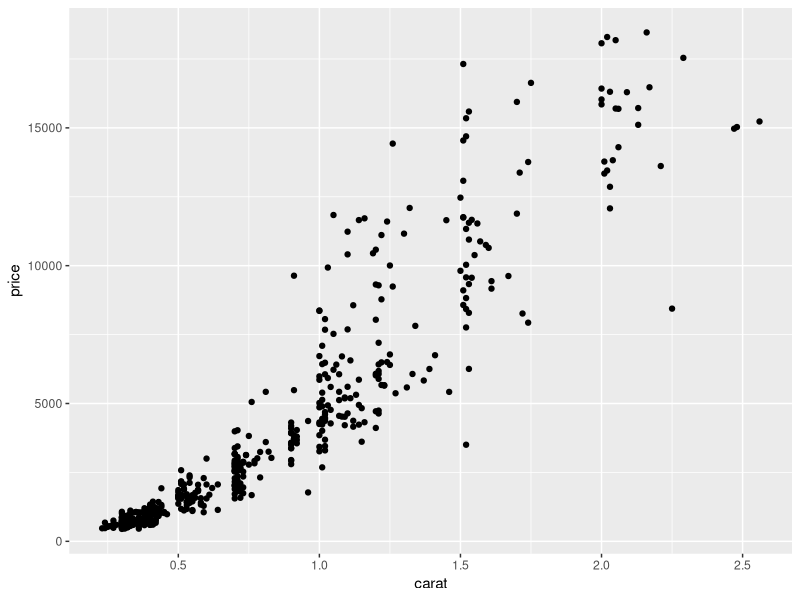
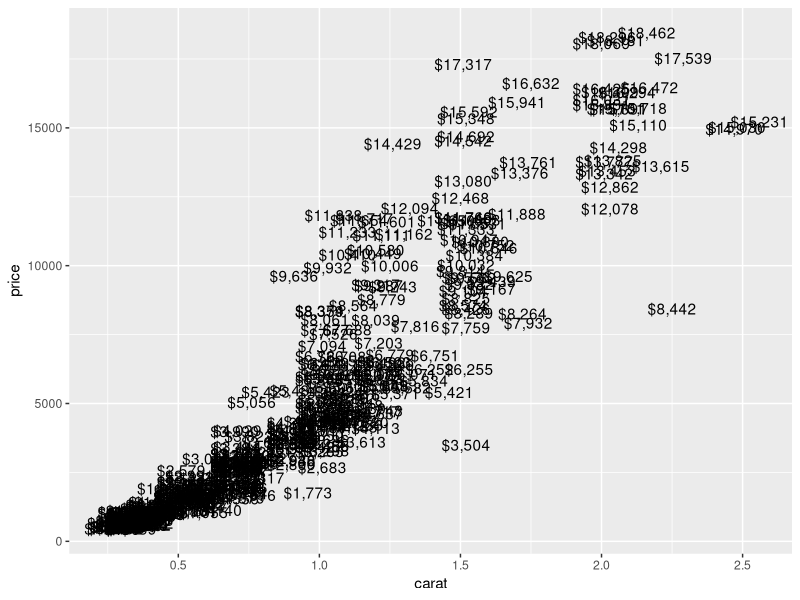
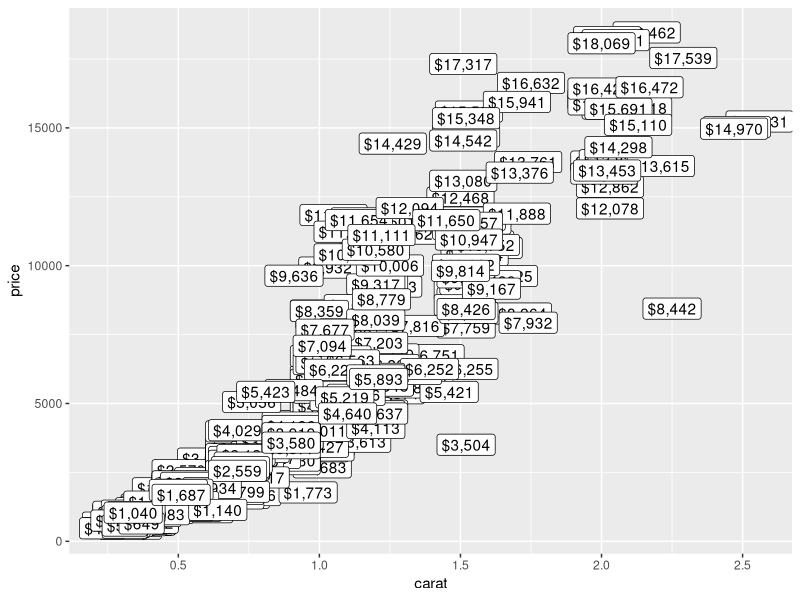
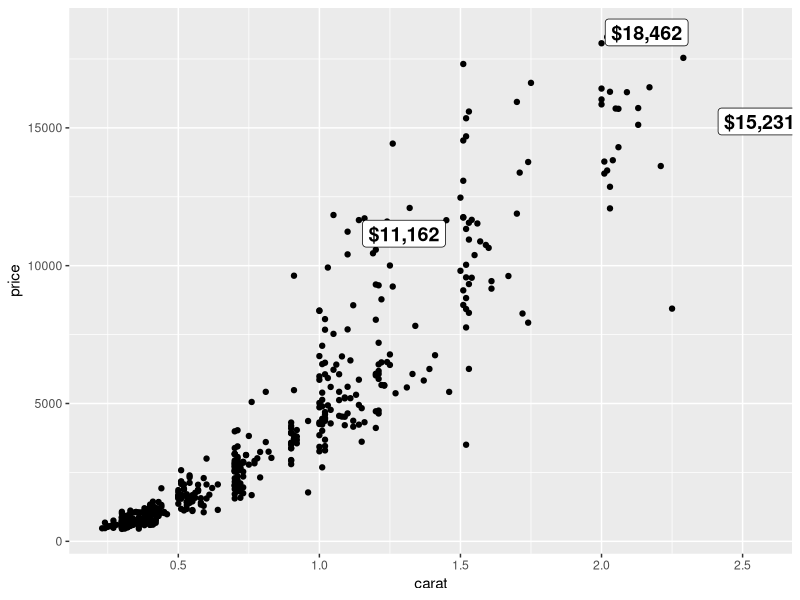

These figures' R source, in order: (Note: this script raises an error after producing the figures.)

# Anova Accel2R - Clinical R Training -----------------------------------

# Title: Plot Annotations

# Packages & Functions on Display:
# - {ggplot2   3.3.1}: ggplot(), aes(), labs(), lims(), guides(), theme(),
#                     scale_*(), annotate(), geom_text(), geom_label(), ggsave()
# - {scales    1.1.1}: label_*(), breaks_*()


# Setup -------------------------------------------------------------------

# Load Packages
library(tidyverse)
library(scales)


# Load Vignette for Reference
vignette("ggplot2-specs", package = "ggplot2")


# Plot Data ---------------------------------------------------------------

data_plots <-
  diamonds %>%
  slice_sample(n = 500) %>%
  mutate(carat_group = floor(carat))

data_plots %>% glimpse()


# Text Annotations --------------------------------------------------------

ggplot(data_plots, aes(x = carat, y = price)) +
  geom_point()

ggplot(data_plots, aes(x = carat, y = price, label = scales::dollar(price))) +
  geom_text()

ggplot(data_plots, aes(x = carat, y = price, label = scales::dollar(price))) +
  geom_label()

ggplot(data_plots, aes(x = carat, y = price, label = scales::dollar(price))) +
  geom_point() +
  geom_label(data = data_plots[1:3, ], size = 5, fontface = "bold")


# Data as Labels
data_summary <-
  data_plots %>%
  tabyl(cut) %>%
  adorn_pct_formatting() %>%
  print()

ggplot(data_summary, aes(y = cut, x = n, label = percent)) +
  geom_col() +
  geom_text(size = 10)


# Adjust Label Placement
ggplot(data_summary, aes(y = cut, x = n, label = percent)) +
  geom_col() +
  geom_text(size = 10, hjust = -0.25)

ggplot(data_summary, aes(y = cut, x = n, label = percent)) +
  geom_col() +
  geom_text(size = 10, nudge_x = 10)


# Label / Text
ggplot(data_summary, aes(y = cut, x = n, label = percent)) +
  geom_col() +
  geom_label(size = 10, hjust = -0.05)


# Documentation
help(geom_text,  package = "ggplot2")
help(geom_label, package = "ggplot2")


# Fixed Annotations -------------------------------------------------------

ggplot(data_plots, aes(x = carat, y = price)) +
  geom_point(alpha = 0.25) +
  annotate(geom = "point",   x = 1.5, y = 3000, size = 5, color = "red")


ggplot(data_plots, aes(x = carat, y = price)) +
  geom_point(alpha = 0.25) +
  annotate(geom = "point",   x = 1.5, y = 3000, size = 5, color = "red") +
  annotate(geom = "segment", x = 2.0, xend = 1.55, y = 3000, yend = 3000, arrow = arrow())


ggplot(data_plots, aes(x = carat, y = price)) +
  geom_point(alpha = 0.25) +
  annotate(geom = "point",   x = 1.5, y = 3000, size = 5, color = "red") +
  annotate(geom = "segment", x = 2.0, xend = 1.55, y = 3000, yend = 3000, arrow = arrow()) +
  annotate(geom = "text",    x = 2.0, y = 3000, label = "Reference Point")

ggplot(data_plots, aes(x = carat, y = price)) +
  geom_point(alpha = 0.25) +
  annotate(geom = "point",   x = 1.5, y = 3000, size = 5, color = "red") +
  annotate(geom = "segment", x = 2.0, xend = 1.55, y = 3000, yend = 3000, arrow = arrow()) +
  annotate(geom = "text",    x = 2.0, y = 3000, label = "Reference Point", hjust = 0, vjust = 0)

ggplot(data_plots, aes(x = carat, y = price)) +
  geom_point(alpha = 0.25) +
  annotate(geom = "point",   x = 1.5, y = 3000, size = 5, color = "red") +
  annotate(geom = "segment", x = 2.0, xend = 1.55, y = 3000, yend = 3000, arrow = arrow()) +
  annotate(geom = "text",    x = 2.0, y = 3000, label = "Reference Point", hjust = 0, vjust = 1)


ggplot(data_plots, aes(x = carat, y = price)) +
  geom_point(alpha = 0.25) +
  annotate(geom = "rect",
           xmin = 2, xmax = 3, ymin = 14000, ymax = 16000,
           fill = "orange", color = "black") +
  annotate(geom = "label",
           x = 2.5, y = 15000,
           label = "Math: italic(abc) ^ 2 + bold(def)", parse = TRUE)


# Documentation
help(annotate, package = "ggplot2")


# Plot Themes -------------------------------------------------------------

plot_base <-
  ggplot(data_plots, aes(x = carat, y = price, color = cut)) +
  geom_point() +
  labs(title = "Diamonds", color = "Cut Class")

plot_base

plot_base + theme_bw()
plot_base + theme_minimal()
plot_base + theme_linedraw()


# Custom Plot Text
plot_base +
  theme(plot.title   = element_text(face = "bold", color = "red"),
        legend.title = element_text(face = "italic"),
        legend.text  = element_text(angle = 45),
        axis.text    = element_text(size = 20))


# Custom Plot Lines
plot_base +
  theme(axis.line    = element_line(color = "black"),
        panel.grid   = element_line(color = "red", linetype = 2),
        axis.ticks.x = element_line(size = 5),
        axis.ticks.y = element_blank())


# Custom Plot Colors
plot_base +
  theme(panel.background  = element_rect(fill = "pink", color = "black"),
        plot.background   = element_rect(fill = "lightblue"),
        legend.background = element_rect(linetype = 2, color = "black"))


# Define Custom Theme
my_theme <-
  theme(plot.title        = element_text(face = "bold", color = "red"),
        legend.title      = element_text(face = "italic"),
        legend.text       = element_text(angle = 45),
        axis.text         = element_text(size = 20),
        axis.line         = element_line(color = "black"),
        panel.grid        = element_line(color = "red", linetype = 2),
        axis.ticks.x      = element_line(size = 5),
        axis.ticks.y      = element_blank(),
        panel.background  = element_rect(fill = "pink", color = "black"),
        plot.background   = element_rect(fill = "lightblue"),
        legend.background = element_rect(linetype = 2, color = "black"))


plot_base + my_theme


# Documentation
help(theme, package = "ggplot2")


# Plot Export -------------------------------------------------------------

# Interactively with Plot > Export
plot_base


# With Function
ggsave(filename = "plot_output.png", plot = plot_base,
       width = 10, height = 20, units = "cm")


# As R Object
write_rds(plot_base, path = "plot_object.rds")


# Extension Packages ------------------------------------------------------
# https://exts.ggplot2.tidyverse.org/

# ggAlly:    Helps when using transformed data
# ggtext:    Finer control over text display on the plot labels, titles, annotations
# svglite:   Allows ggsave to save plots as SVG to edit manually later
# ggforce:   More options when highlighting certain areas of a plot
# ggrepel:   Additional assistance with controlling annotation labels on a plot
# patchwork: Useful when combining multiple plots into a single plot
# survminer: Used when creating survival analysis plots with ggplot2


# Documentation -----------------------------------------------------------

# Special Notes
colors() # - Find all accepted names of colors

# Vignettes
vignette("ggplot2-specs", package = "ggplot2")

# Help Pages
help(theme,      package = "ggplot2")
help(annotate,   package = "ggplot2")
help(geom_text,  package = "ggplot2")
help(geom_label, package = "ggplot2")

# Website References
# - https://ggplot2-book.org/
# - http://ggplot2.tidyverse.org/reference
# - https://rstudio.com/resources/cheatsheets/

# -------------------------------------------------------------------------
